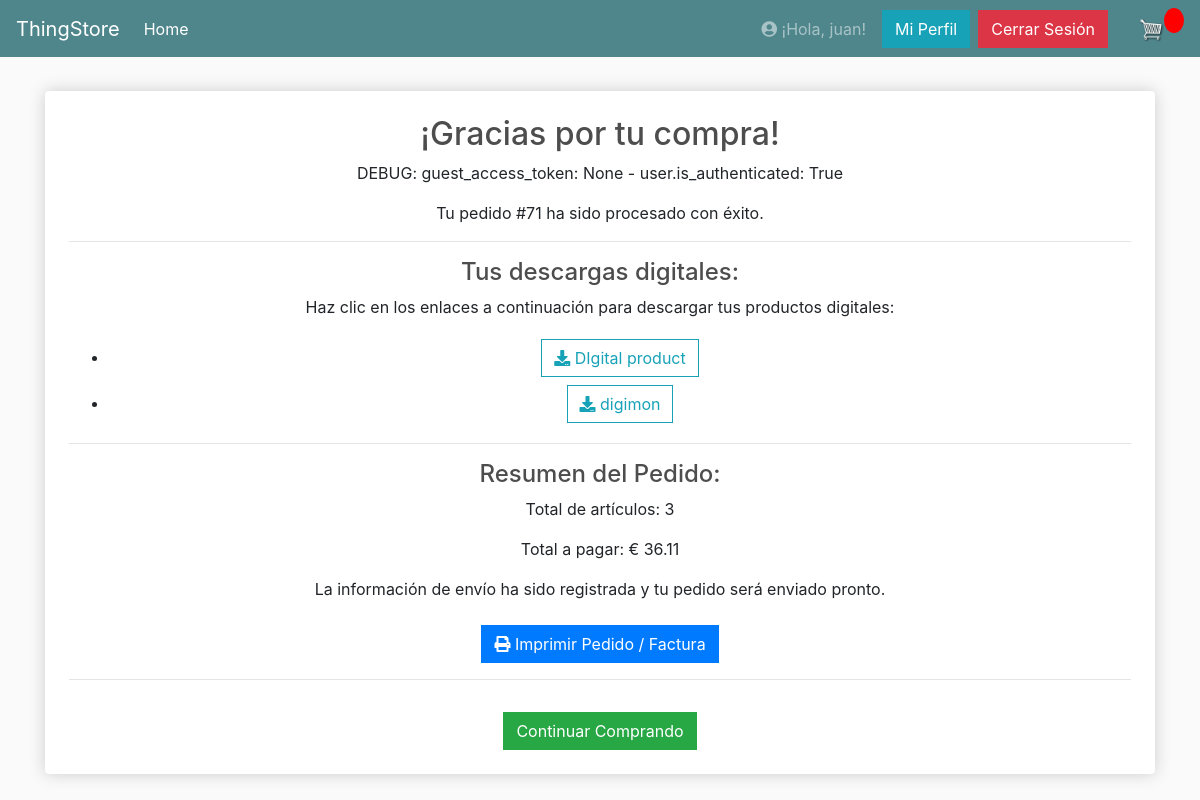
Page /order_complete/71/ (signed in) on the committed database.
### store/models.py (models this page shows, shortened)
class Order(models.Model):
    customer = models.ForeignKey(Customer, null=True, blank=True, on_delete=models.SET_NULL)
    date_ordered = models.DateTimeField(auto_now_add=True, null=True, blank=True)
    complete = models.BooleanField(default=False, verbose_name="PAYMENT COMPLETED")
    transaction_id = models.CharField(max_length=100, null=True)
    is_processed = models.BooleanField(default=False, verbose_name="PEDIDO GESTIONADO")
    guest_access_token = models.UUIDField(null=True, blank=True, unique=True)
    @property
    def shipping(self):
        shipping = False
        orderitems = self.orderitem_set.all()
        for i in orderitems:
            if not i.product.digital:
                shipping = True
                break # Una vez que encontramos uno que requiere envío, podemos parar
        return shipping
    @property
    def get_cart_total(self):
        orderitems = self.orderitem_set.all()
        total = sum([item.get_total for item in orderitems])
        return total
    @property
    def get_cart_items(self):
        orderitems = self.orderitem_set.all()
        total = sum([item.quantity for item in orderitems])
        return total

class OrderItem(models.Model):
    product = models.ForeignKey(Product, on_delete=models.SET_NULL, null=True)
    order = models.ForeignKey(Order, on_delete=models.CASCADE)
    quantity = models.IntegerField(default=0, null=True, blank=True)
    date_added = models.DateTimeField(auto_now_add=True)
    download_token = models.UUIDField(default=uuid.uuid4, editable=False, unique=True, null=True, blank=True)
    @property
    def get_total(self):
        if self.product:
            total = self.product.price * self.quantity
            return total
        return Decimal('0.00')  # Devuelve 0 si no hay producto

class Product(models.Model):
    name = models.CharField(max_length=200)
    price = models.DecimalField(max_digits=10, decimal_places=2) # Cambiado de FloatField a DecimalField
    digital = models.BooleanField(default=False, null=True, blank=True)
    image = models.ImageField(null=True, blank=True, upload_to='product_images/')
    digital_file = models.FileField(upload_to='digital_products/', null=True, blank=True) # Campo para el archivo descargable
    @property
    def has_digital_file(self):
        return self.digital and bool(self.digital_file) # Usar bool() para verificar que el FileField no está vacío

### store/views.py (the view, shortened to what this page needs)
# urls.py: path('order_complete/<int:order_id>/', views.order_complete, name='order_complete'),
def order_complete(request, order_id): # Eliminamos guest_token como argumento de ruta
    order = get_object_or_404(Order, id=order_id, complete=True)
    guest_token = request.GET.get('guest_token')
    if request.user.is_authenticated:
        customer = request.user.customer
        if order.customer != customer:
            raise Http404("No tienes permiso para ver este pedido.")
    digital_order_items = []
    for item in order.orderitem_set.all():
        if item.product and item.product.has_digital_file:
            digital_order_items.append(item)
    context = {
        'order': order,
        'digital_order_items': digital_order_items,
        'guest_access_token': guest_token
    }
    return render(request, 'store/order_complete.html', context)

### store/templates/store/order_complete.html (shortened to what this page needs)
{% extends 'store/main.html' %}
{% load static %}
{% block content %}
    <div class="row">
        <div class="col-lg-12">
            <div class="box-element p-4 text-center">
                <h2>¡Gracias por tu compra!</h2>
                <p>DEBUG: guest_access_token: {{ guest_access_token }} - user.is_authenticated: {{ request.user.is_authenticated }}</p>
                <p>Tu pedido #{{ order.id }} ha sido procesado con éxito.</p>
                {% if digital_order_items %}
                    <hr>
                    <h4>Tus descargas digitales:</h4>
                    <p>Haz clic en los enlaces a continuación para descargar tus productos digitales:</p>
                    <ul>
                        {% for item in digital_order_items %}
                            <li>
                                {% if not request.user.is_authenticated and guest_access_token %}
                                    <a href="{% url 'download_file' item.download_token %}?guest_token={{ guest_access_token }}" class="btn btn-outline-info my-1">
                                {% else %}
                                    <a href="{% url 'download_file' item.download_token %}" class="btn btn-outline-info my-1">
                                {% endif %}
                                    <i class="fa fa-download"></i> {{ item.product.name }}
                                </a>
                            </li>
                        {% endfor %}
                    </ul>
                {% endif %}
                <hr>
                <h4>Resumen del Pedido:</h4>
                <p>Total de artículos: {{ order.get_cart_items }}</p>
                <p>Total a pagar: € {{ order.get_cart_total|floatformat:2 }}</p>
                {% if order.shipping %}
                    <p>La información de envío ha sido registrada y tu pedido será enviado pronto.</p>
                {% endif %}
                <div class="row mt-4">
                    <div class="col text-center">
                        {% if not request.user.is_authenticated and guest_access_token %}
                            <a href="{% url 'order_print' order.id %}?guest_token={{ guest_access_token }}" target="_blank" class="btn btn-primary">
                        {% else %}
                            <a href="{% url 'order_print' order.id %}" target="_blank" class="btn btn-primary">
                        {% endif %}
                            <i class="fa fa-print"></i> Imprimir Pedido / Factura
                        </a>
                    </div>
                </div>
                <hr>
                <a href="{% url 'store' %}" class="btn btn-success mt-3">Continuar Comprando</a>
            </div>
        </div>
    </div>
{% endblock content %}

### store/templates/store/main.html (shortened to what this page needs)
<!DOCTYPE html>
{% load static %}
<html>
<head>
	<link rel="stylesheet" href="https://stackpath.bootstrapcdn.com/bootstrap/4.4.1/css/bootstrap.min.css">
	<link rel="stylesheet" type="text/css" href="{% static 'css/main.css' %}">
	<link rel="stylesheet" href="https://cdnjs.cloudflare.com/ajax/libs/font-awesome/5.15.4/css/all.min.css" />
</head>
<body>
	<nav class="navbar navbar-expand-lg navbar-dark bg-dark">
	  <a class="navbar-brand" href="{% url 'store' %}">ThingStore</a>
	  <div class="collapse navbar-collapse" id="navbarSupportedContent">
	    <ul class="navbar-nav mr-auto">
	      <li class="nav-item active">
	        <a class="nav-link" href="{% url 'store' %}">Home <span class="sr-only">(current)</span></a>
	      </li>
	    </ul>
			<div class="form-inline my-2 my-lg-0">
				{% if not user.is_authenticated %}
				   <a href="{% url 'login' %}" class="btn btn-warning">Login</a>
				{% else %}
				   <span class="navbar-text mr-3">
					 <i class="fas fa-user-circle"></i> ¡Hola, {{ user.username }}!
				   </span>
				   <a href="{% url 'profile' %}" class="btn btn-info mr-2">Mi Perfil</a>
				   <form action="{% url 'logout' %}" method="post" style="display: inline;">
					  <button type="submit" class="btn btn-danger mr-3">Cerrar Sesión</button>
				   </form>
				{% endif %}
				   <a href="{% url 'cart' %}">
					  <img  id="cart-icon" src="{% static 'images/cart.png' %}">
				   </a>
				   <p id="cart-total">{{cartItems}}</p>
			</div>
	  </div>
	</nav>
     <div class="container">
            <br>
            {% block content %}
            {% endblock content %}
         </div>
</body>
</html>

### static/css/main.css (style rules this page uses)
body { background-color: hsl(0, 0%, 98%); }
h1,h2,h3,h4,h5,h6 { color:hsl(0, 0%, 30%); }
.box-element { box-shadow:hsl(0, 0%, 80%) 0 0 16px; background-color: #fff; border-radius: 4px; padding: 10px; }
.bg-dark { background-color: #4f868c!important; }
#cart-icon { width:25px; display: inline-block; margin-left: 15px; }
#cart-total { display: block; text-align: center; color:#fff; background-color: red; width: 20px; height: 25px; border-radius: 50%; font-size: 14px; }
.col-lg-4, .col-lg-6, .col-lg-8, .col-lg-12 { margin-top: 10px; }
.btn { border-radius: 0; }

### rows in the picture
Order: id "71", get_cart_items "3", get_cart_total "36.11"
OrderItem: product.name "DIgital product"
OrderItem: product.name "digimon"

### other values in the picture
{{ user.username }} "juan"
{{ guest_access_token }} "None"
{{ request.user.is_authenticated }} "True"
